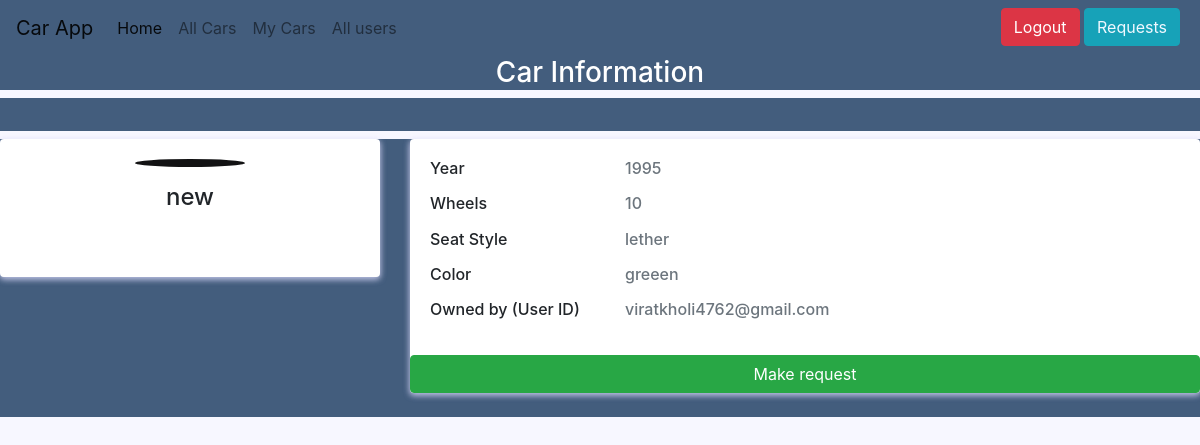
Page /cars/3 on the committed database.
### model.py (models this page shows, shortened)
class Car(db.Model):  # type: ignore
    __tablename__ = "cars"
    car_id = db.Column(db.Integer, autoincrement=True, primary_key=True)
    user_id = db.Column(db.Integer, db.ForeignKey(User.user_id))
    user = db.relationship("User", backref="customizing")
    make = db.Column(db.String)
    year = db.Column(db.Integer)
    color = db.Column(db.String)
    seat_style = db.Column(db.String)
    wheel_count = db.Column(db.Integer)

class User(db.Model):  # type: ignore
    __tablename__ = "users"
    user_id = db.Column(db.Integer, autoincrement=True, primary_key=True)
    email = db.Column(db.String, unique=True)
    password = db.Column(db.String)

### server.py (the view)
@app.route("/cars/<car_id>")
def show_car(car_id):
    car = crud.get_car_by_id(car_id)
    return render_template("car_details.html", car=car)

### crud.py (called while the page is built)
def get_car_by_id(car_id):
    return Car.query.get(car_id)

### templates/car_details.html (shortened to what this page needs)
{% extends "base.html" %}
{%block body%}
<h3 class="text-white bg-dark text-center" style="background-color: #435d7d !important;">Car Information</h3>
<h3 class="text-white bg-dark text-center" style="background-color: #435d7d !important;">&nbsp</h3>
<div class="bg-dark" style="background-color: #435d7d !important;">
        <div class="row">
            <div class="col-lg-4">
                <div class="card">
                    <div class="card-body">
                        <div class="d-flex flex-column align-items-center text-center">
                            <img src="https://img.freepik.com/free-vector/modern-blue-urban-adventure-suv-vehicle-illustration_1344-205.jpg?w=2000" alt="" class="rounded-circle p-1 bg-primary" width="110">
                            <div class="mt-3">
                                <h4>{{car.make}}</h4>
                                <h4>&nbsp</h4>
                            </div>
                        </div>
                    </div>
                </div>
            </div>
            <div class="col-lg-8">
                <div class="card">
                    <div class="card-body">
                        <div class="row mb-3">
                            <div class="col-sm-3">
                                <h6 class="mb-0">Year</h6>
                            </div>
                            <div class="col-sm-9 text-secondary">
                                <h6 class="mb-0">{{car.year}}</h6>
                            </div>
                        </div>
                        <div class="row mb-3">
                            <div class="col-sm-3">
                                <h6 class="mb-0">Wheels</h6>
                            </div>
                            <div class="col-sm-9 text-secondary">
                                <h6 class="mb-0">{{car.wheel_count}}</h6>
                            </div>
                        </div>
                        <div class="row mb-3">
                            <div class="col-sm-3">
                                <h6 class="mb-0">Seat Style</h6>
                            </div>
                            <div class="col-sm-9 text-secondary">
                                <h6 class="mb-0">{{car.seat_style}}</h6>
                            </div>
                        </div>
                        <div class="row mb-3">
                            <div class="col-sm-3">
                                <h6 class="mb-0">Color</h6>
                            </div>
                            <div class="col-sm-9 text-secondary">
                                <h6 class="mb-0">{{car.color}}</h6>
                            </div>
                        </div>
                        <div class="row mb-3">
                            <div class="col-sm-3">
                                <h6 class="mb-0">Owned by (User ID)</h6>
                            </div>
                            <div class="col-sm-9 text-secondary">
                                <h6 class="mb-0">{{car.user.email}}</h6>
                            </div>
                        </div>
                    </div>
                    <a href="#request" class="btn btn-success" data-toggle="modal"><span>Make request</span></a>
                </div>
        </div>
    </div>
</div>
{% endblock %}

### templates/car_details.html (style rules this page uses)
body { background: #f7f7ff; }
.bg-primary { background-color: #121213 !important; }
.card { position: relative; display: flex; flex-direction: column; min-width: 0; word-wrap: break-word; background-color: #fff; background-clip: border-box; border: 0 solid transparent; border-radius: .25rem; margin-bottom: 1.5rem; box-shadow: 0 2px 6px 0 rgb(218 218 253 / 65%), 0 2px 6px 0 rgb(206 206 238 / 54%); }

### rows in the picture
Car: make "new", year "1995", wheel_count "10", seat_style "lether", color "greeen"
User: user.email "viratkholi4762@gmail.com"
